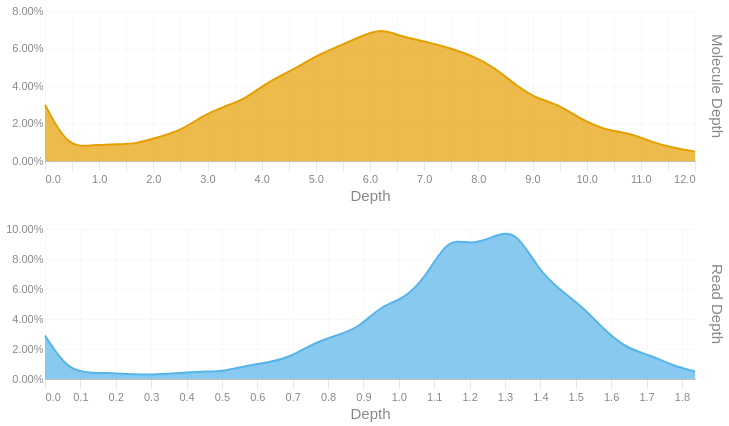

Source (notebook cell):
### Code cell
readdep = depth_hist(tb['Read Depth'], q99, 3)
readdep = readdep.with_columns(pl.lit('Read Depth').alias('Metric'))
if not SKIPLR:
    moldep = depth_hist(tb['Molecule Depth'], mol_q99, 1)
    moldep = moldep.with_columns(pl.lit('Molecule Depth').alias('Metric'))
    _hist = pl.concat([readdep, moldep])
    _hist = _hist.filter(pl.col('Proportion') != 0)
    with SafeRender(_hist):
        (
            alt.Chart(_hist)        
            .mark_area(interpolate = "basis")
            .encode(
                x=alt.X('Bin:Q').scale(domainMin=0).axis(alt.Axis(title='Depth')),
                y = alt.Y('Proportion:Q', title = None).axis(format = '.2%'),
                color = alt.Color('Metric:N').legend(None),
                row = alt.Row("Metric:N").header(title = None, labelOrient = 'right'),
                tooltip = [
                    alt.Tooltip("Metric:N", title = "Metric"),
                    alt.Tooltip('Interval:N', title = "Depth Interval"),
                    alt.Tooltip('Proportion:Q', title = "% Alignments").format('.2%')
                ]
            )
            .resolve_scale(x='independent', y='independent')
            .properties(
                height = 150, width = 650,
                usermeta={'embedOptions': {'downloadFileName': f'{samplename}.depth.hist'}}
            )
        ).display()
else:
    readdep = readdep.filter(pl.col('Proportion') != 0)
    with SafeRender(readdep):
        (
            alt.Chart(readdep)        
            .mark_area(interpolate = "basis")
            .encode(
                x=alt.X('Bin:Q').scale(domainMin=0).axis(alt.Axis(title='Depth')),
                y = alt.Y('Proportion:Q', title = None).axis(format = '.2%'),
                tooltip = [
                    alt.Tooltip('Interval:N', title = "Depth Interval"),
                    alt.Tooltip('Proportion:Q', title = "% Alignments").format('.2%')
                ]
            )
            .properties(
                usermeta={'embedOptions': {'downloadFileName': f'{samplename}.depth.hist'}}
            )
        ).display()

### Figure 1 — Vega-Lite specification as saved in the notebook (floating-point values rounded to 4 significant figures)
{"width": 650, "height": 150, "config": {"title": {"anchor": "start", "dy": -15, "fontSize": 18, "color": "#888888", "subtitleColor": "#888888", "subtitleFontSize": 14}, "arc": {"fill": "#0072B2"}, "axis": {"domainColor": "#888888", "domainWidth": 0.5, "gridWidth": 0.2, "grid": false, "titleFontWeight": 400, "titleFontSize": 15, "labelFontSize": 11, "labelColor": "#888888", "tickColor": "#888888", "tickWidth": 0.2, "titleColor": "#888888"}, "axisBand": {"grid": false}, "axisX": {"grid": true, "tickSize": 10, "domainCap": "round"}, "axisY": {"domain": false, "grid": true, "tickSize": 0, "domainCap": "round"}, "background": "transparent", "header": {"labelFontSize": 15, "labelColor": "#888888", "titleFontSize": 15, "titleFontWeight": 600, "titleColor": "#888888"}, "legend": {"labelFont": "sans-serif", "labelFontSize": 12, "labelColor": "#888888", "symbolSize": 100, "symbolType": "circle", "titleFontSize": 12, "titlePadding": 10, "titleColor": "#888888", "title": null}, "range": {"category": ["#E69F00", "#56B4E9", "#009E73", "#F0E442", "#0072B2", "#D55E00", "#CC79A7", "#000000"], "diverging": ["#cfe8f3", "#a2d4ec", "#73bfe2", "#46abdb", "#1696d2", "#12719e"]}, "area": {"fill": "#0072B2", "fillOpacity": 0.7, "line": true, "strokeOpacity": 0.7}, "line": {"color": "#0072B2", "stroke": "#0072B2", "strokeWidth": 2}, "trail": {"color": "#0072B2", "stroke": "#0072B2", "strokeWidth": 0, "size": 1}, "point": {"filled": true, "fillOpacity": 1.0, "size": 95}, "text": {"color": "#888888", "fontSize": 11, "align": "right", "fontWeight": 400, "size": 11}, "bar": {"fill": "#0072B2", "stroke": null}, "view": {"stroke": null, "continuousWidth": 660, "continuousHeight": 400}}, "data": {"name": "data-0dd873799f12b8dfb5e8d4bfaa72d1ae"}, "mark": {"type": "area", "interpolate": "basis"}, "encoding": {"color": {"field": "Metric", "legend": null, "type": "nominal"}, "row": {"field": "Metric", "header": {"title": null, "labelOrient": "right"}, "type": "nominal"}, "tooltip": [{"field": "Metric", "title": "Metric", "type": "nominal"}, {"field": "Interval", "title": "Depth Interval", "type": "nominal"}, {"field": "Proportion", "format": ".2%", "title": "% Alignments", "type": "quantitative"}], "x": {"axis": {"title": "Depth"}, "field": "Bin", "scale": {"domainMin": 0}, "type": "quantitative"}, "y": {"axis": {"format": ".2%"}, "field": "Proportion", "title": null, "type": "quantitative"}}, "resolve": {"scale": {"x": "independent", "y": "independent"}}, "usermeta": {"embedOptions": {"downloadFileName": "S1_Tusket_007.depth.hist"}}, "$schema": "https://vega.github.io/schema/vega-lite/v6.1.0.json", "datasets": {"data-0dd873799f12b8dfb5e8d4bfaa72d1ae": [{"Bin": 0.0, "Interval": "0.0-0.063", "Proportion": 0.029, "Metric": "Read Depth"}, {"Bin": 0.063, "Interval": "0.063-0.127", "Proportion": 0.006, "Metric": "Read Depth"}, {"Bin": 0.127, "Interval": "0.127-0.19", "Proportion": 0.004, "Metric": "Read Depth"}, {"Bin": 0.19, "Interval": "0.19-0.253", "Proportion": 0.004, "Metric": "Read Depth"}, {"Bin": 0.253, "Interval": "0.253-0.317", "Proportion": 0.003, "Metric": "Read Depth"}, {"Bin": 0.317, "Interval": "0.317-0.38", "Proportion": 0.003, "Metric": "Read Depth"}, {"Bin": 0.38, "Interval": "0.38-0.443", "Proportion": 0.004, "Metric": "Read Depth"}, {"Bin": 0.443, "Interval": "0.443-0.507", "Proportion": 0.005, "Metric": "Read Depth"}, {"Bin": 0.507, "Interval": "0.507-0.57", "Proportion": 0.005, "Metric": "Read Depth"}, {"Bin": 0.57, "Interval": "0.57-0.633", "Proportion": 0.009, "Metric": "Read Depth"}, {"Bin": 0.633, "Interval": "0.633-0.697", "Proportion": 0.011, "Metric": "Read Depth"}, {"Bin": 0.697, "Interval": "0.697-0.76", "Proportion": 0.015, "Metric": "Read Depth"}, {"Bin": 0.76, "Interval": "0.76-0.823", "Proportion": 0.024, "Metric": "Read Depth"}, {"Bin": 0.823, "Interval": "0.823-0.887", "Proportion": 0.029, "Metric": "Read Depth"}, {"Bin": 0.887, "Interval": "0.887-0.95", "Proportion": 0.034, "Metric": "Read Depth"}, {"Bin": 0.95, "Interval": "0.95-1.013", "Proportion": 0.049, "Metric": "Read Depth"}, {"Bin": 1.013, "Interval": "1.013-1.077", "Proportion": 0.053, "Metric": "Read Depth"}, {"Bin": 1.077, "Interval": "1.077-1.14", "Proportion": 0.068, "Metric": "Read Depth"}, {"Bin": 1.14, "Interval": "1.14-1.203", "Proportion": 0.095, "Metric": "Read Depth"}, {"Bin": 1.203, "Interval": "1.203-1.267", "Proportion": 0.089, "Metric": "Read Depth"}, {"Bin": 1.267, "Interval": "1.267-1.33", "Proportion": 0.095, "Metric": "Read Depth"}, {"Bin": 1.33, "Interval": "1.33-1.393", "Proportion": 0.1, "Metric": "Read Depth"}, {"Bin": 1.393, "Interval": "1.393-1.457", "Proportion": 0.073, "Metric": "Read Depth"}, {"Bin": 1.457, "Interval": "1.457-1.52", "Proportion": 0.059, "Metric": "Read Depth"}, {"Bin": 1.52, "Interval": "1.52-1.583", "Proportion": 0.048, "Metric": "Read Depth"}, {"Bin": 1.583, "Interval": "1.583-1.647", "Proportion": 0.032, "Metric": "Read Depth"}, {"Bin": 1.647, "Interval": "1.647-1.71", "Proportion": 0.02, "Metric": "Read Depth"}, {"Bin": 1.71, "Interval": "1.71-1.773", "Proportion": 0.016, "Metric": "Read Depth"}, {"Bin": 1.773, "Interval": "1.773-1.837", "Proportion": 0.009, "Metric": "Read Depth"}, {"Bin": 1.837, "Interval": "1.837-1.9", "Proportion": 0.005, "Metric": "Read Depth"}, {"Bin": 0.0, "Interval": "0.0-0.4", "Proportion": 0.03, "Metric": "Molecule Depth"}, {"Bin": 0.4, "Interval": "0.4-0.8", "Proportion": 0.008, "Metric": "Molecule Depth"}, {"Bin": 0.8, "Interval": "0.8-1.2", "Proportion": 0.008, "Metric": "Molecule Depth"}, {"Bin": 1.2, "Interval": "1.2-1.7", "Proportion": 0.009, "Metric": "Molecule Depth"}, {"Bin": 1.7, "Interval": "1.7-2.1", "Proportion": 0.009, "Metric": "Molecule Depth"}, {"Bin": 2.1, "Interval": "2.1-2.5", "Proportion": 0.013, "Metric": "Molecule Depth"}, {"Bin": 2.5, "Interval": "2.5-2.9", "Proportion": 0.016, "Metric": "Molecule Depth"}, {"Bin": 2.9, "Interval": "2.9-3.3", "Proportion": 0.024, "Metric": "Molecule Depth"}, {"Bin": 3.3, "Interval": "3.3-3.7", "Proportion": 0.029, "Metric": "Molecule Depth"}, {"Bin": 3.7, "Interval": "3.7-4.1", "Proportion": 0.033, "Metric": "Molecule Depth"}, {"Bin": 4.1, "Interval": "4.1-4.6", "Proportion": 0.042, "Metric": "Molecule Depth"}, {"Bin": 4.6, "Interval": "4.6-5.0", "Proportion": 0.049, "Metric": "Molecule Depth"}, {"Bin": 5.0, "Interval": "5.0-5.4", "Proportion": 0.056, "Metric": "Molecule Depth"}, {"Bin": 5.4, "Interval": "5.4-5.8", "Proportion": 0.061, "Metric": "Molecule Depth"}, {"Bin": 5.8, "Interval": "5.8-6.2", "Proportion": 0.066, "Metric": "Molecule Depth"}, {"Bin": 6.2, "Interval": "6.2-6.6", "Proportion": 0.071, "Metric": "Molecule Depth"}, {"Bin": 6.6, "Interval": "6.6-7.0", "Proportion": 0.066, "Metric": "Molecule Depth"}, {"Bin": 7.0, "Interval": "7.0-7.5", "Proportion": 0.064, "Metric": "Molecule Depth"}, {"Bin": 7.5, "Interval": "7.5-7.9", "Proportion": 0.06, "Metric": "Molecule Depth"}, {"Bin": 7.9, "Interval": "7.9-8.3", "Proportion": 0.056, "Metric": "Molecule Depth"}, {"Bin": 8.3, "Interval": "8.3-8.7", "Proportion": 0.05, "Metric": "Molecule Depth"}, {"Bin": 8.7, "Interval": "8.7-9.1", "Proportion": 0.04, "Metric": "Molecule Depth"}, {"Bin": 9.1, "Interval": "9.1-9.5", "Proportion": 0.033, "Metric": "Molecule Depth"}, {"Bin": 9.5, "Interval": "9.5-9.9", "Proportion": 0.03, "Metric": "Molecule Depth"}, {"Bin": 9.9, "Interval": "9.9-10.4", "Proportion": 0.022, "Metric": "Molecule Depth"}, {"Bin": 10.4, "Interval": "10.4-10.8", "Proportion": 0.016, "Metric": "Molecule Depth"}, {"Bin": 10.8, "Interval": "10.8-11.2", "Proportion": 0.015, "Metric": "Molecule Depth"}, {"Bin": 11.2, "Interval": "11.2-11.6", "Proportion": 0.01, "Metric": "Molecule Depth"}, {"Bin": 11.6, "Interval": "11.6-12.0", "Proportion": 0.007, "Metric": "Molecule Depth"}, {"Bin": 12.0, "Interval": "12.0-12.42", "Proportion": 0.005, "Metric": "Molecule Depth"}]}}
